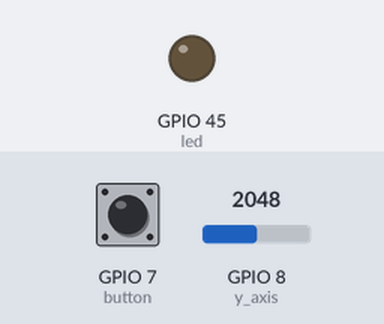
The program below on a simulated ESP32 board running MicroPython. Parts: output pins drawn as LEDs (lit = HIGH). The inputs (shaded band) are chosen by the test bench; at power-on: GPIO 7 (button) HIGH, GPIO 8 (y_axis) = 2048 (analog values on the 0–4095 scale).

Above: at 1.2 s.
1.3 s: GPIO 7 (button) pulled LOW for 1 s
At 1.95 s:
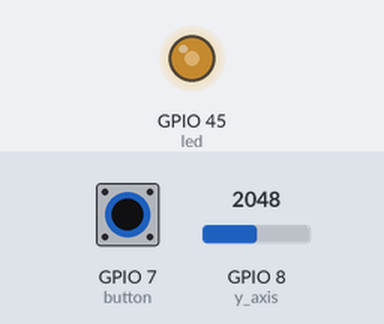
3.8 s: GPIO 7 (button) pulled LOW for 0.15 s
At 5.0 s:
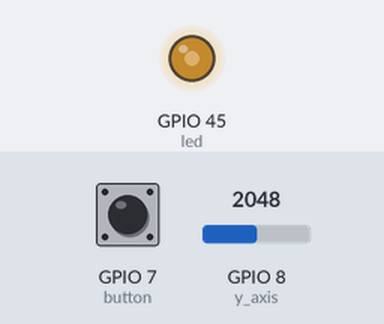
5.4 s: GPIO 8 (y_axis) set to 1228
At 6.4 s:
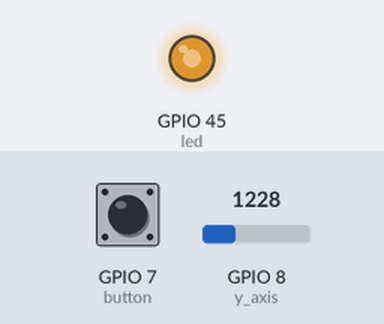
6.9 s: GPIO 8 (y_axis) set to 491
At 7.6 s:
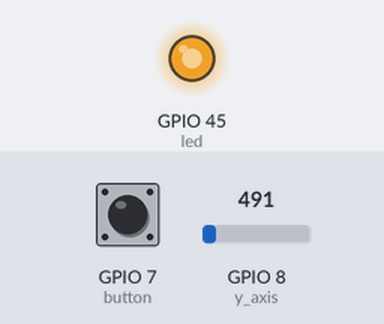
8.4 s: GPIO 8 (y_axis) set to 3603
At 8.8 s:
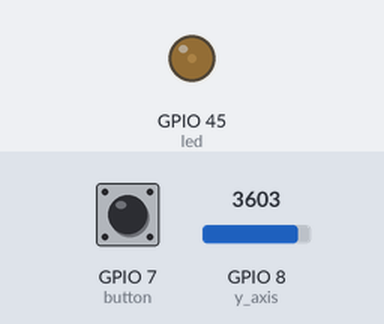
9.9 s: GPIO 8 (y_axis) set to 4095
At 11.2 s:
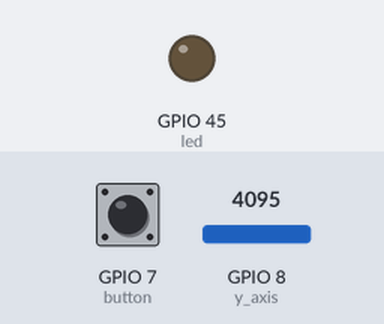
Timing chart, 0 to 12.4 s (numbered marks = the images above; inputs shaded):
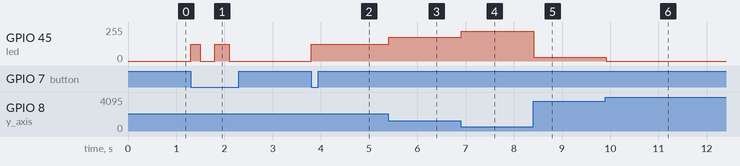

The program:

led_joystick_control.py
```python
from machine import Pin, ADC, PWM
import time
from time import sleep_ms

x_axis = ADC(Pin(9), atten=ADC.ATTN_11DB)
y_axis = ADC(Pin(8), atten=ADC.ATTN_11DB)
button = Pin(7, Pin.IN, Pin.PULL_UP)


led = PWM(Pin(45), freq=5000)

led_on = False
last_button_press = 0 # Timestamp of the last button press


def get_let_duty(y_value):

    return (4095 - y_value) * 1023 // 4095

while True:
    current_time =  time.ticks_ms()
    y_value = y_axis.read()
    button_state = button.value()

    # Simple button debounce
    if not button_state and current_time - last_button_press > 200:
        led_on = not led_on
        last_button_press = current_time

    if led_on:
        duty = get_let_duty(y_value)
        led.duty(duty)
    else:
        led.duty(0)

    sleep_ms(100)


#
# while True:
#     print(f"X: {x_as.read()}, Y: {y_as.read()}, Takki: {takki.value()}")
#     sleep_ms(500)
```

Measured:
- after the input at 1.3 s, GPIO 45 (led): 0/255 → 127/255 at once, → 0/255 0.20 s later, → 127/255 0.30 s later, → 0/255 0.30 s later
- after the input at 3.8 s, GPIO 45 (led): 0/255 → 127/255 at once
- after the input at 5.4 s, GPIO 45 (led): 127/255 → 178/255 at once
- after the input at 6.9 s, GPIO 45 (led): 178/255 → 224/255 at once
- after the input at 8.4 s, GPIO 45 (led): 224/255 → 30/255 at once
- after the input at 9.9 s, GPIO 45 (led): 30/255 → 0/255 at once
